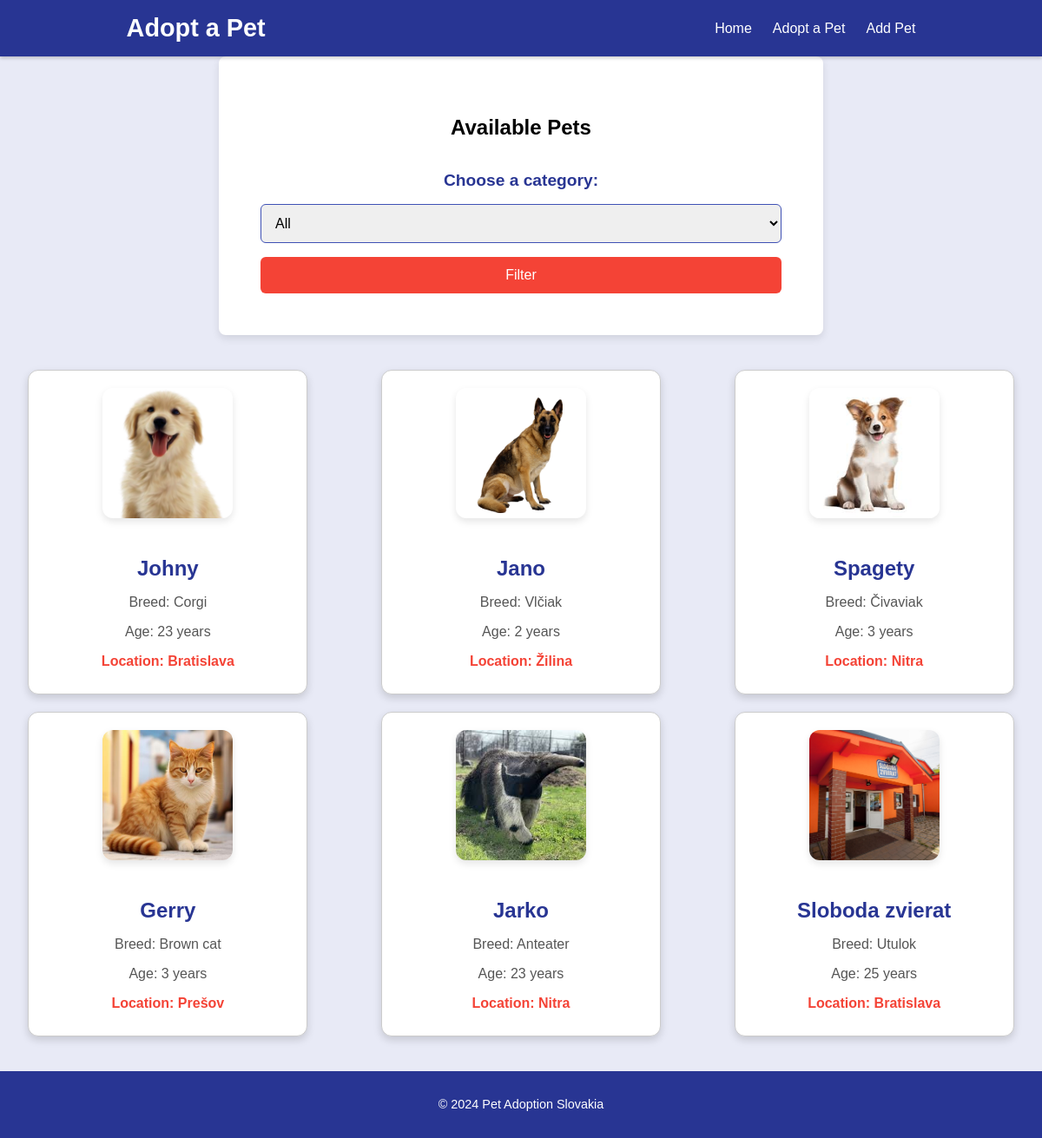
The page /adopt on the database as committed earlier.
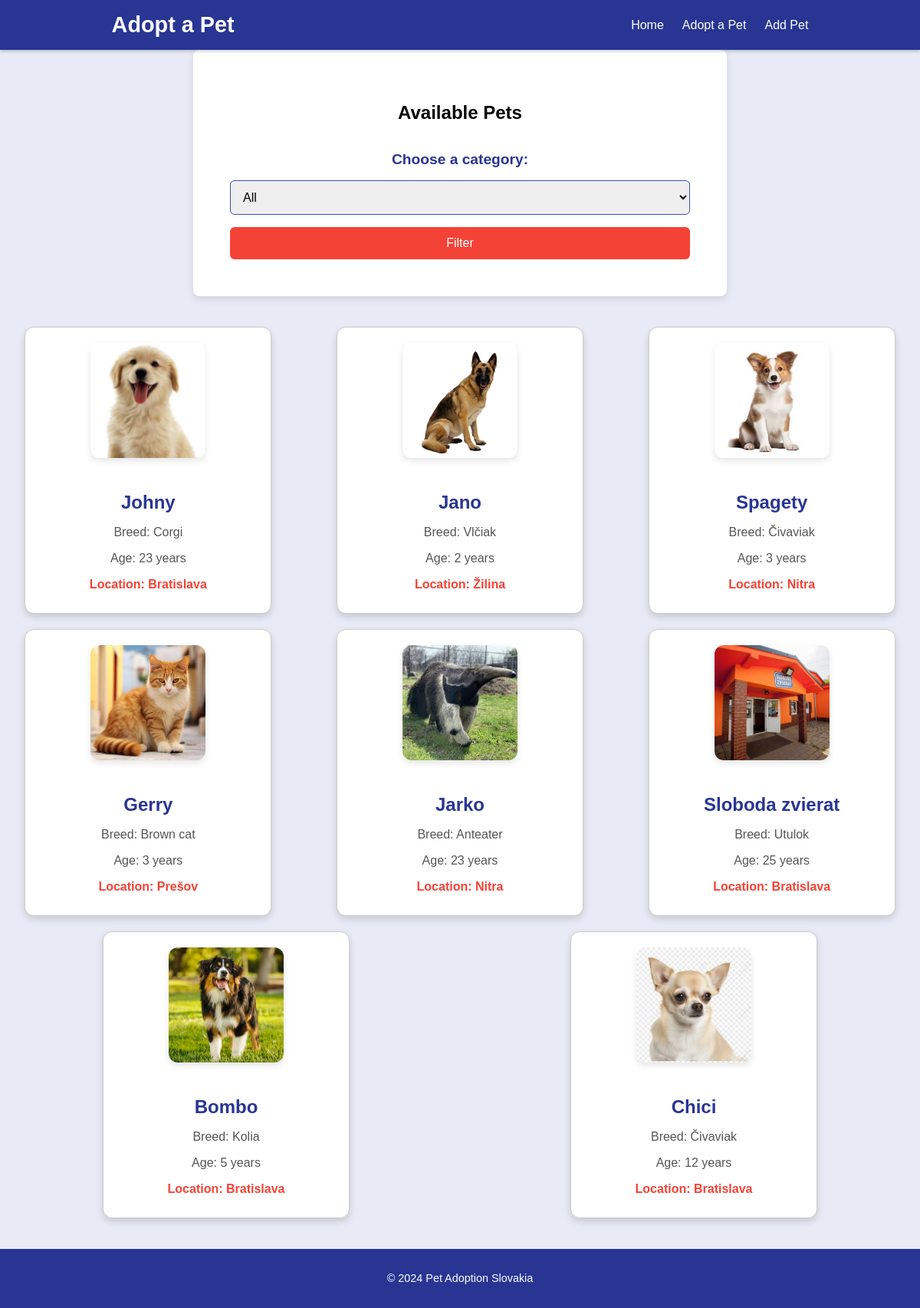
The same page on the database as committed later.
### tables this page shows
CREATE TABLE pets (
        id INTEGER PRIMARY KEY AUTOINCREMENT,
        name TEXT NOT NULL,
        breed TEXT NOT NULL,
        age INTEGER NOT NULL,
        category TEXT NOT NULL,
        city TEXT NOT NULL,
        latitude REAL NOT NULL,
        longitude REAL NOT NULL,
        image_filename TEXT  -- Store the image filename
    );

### app.py (the view)
@app.route('/adopt', methods=['GET'])
def adopt():
    category = request.args.get('category', 'all')  # Default to 'all' if no category is specified
    conn = get_db_connection()
    if category == 'all':
        pets = conn.execute('SELECT * FROM pets').fetchall()
    elif category == 'dogs':
        pets = conn.execute("SELECT * FROM pets WHERE category = 'Dog'").fetchall()
    elif category == 'cats':
        pets = conn.execute("SELECT * FROM pets WHERE category = 'Cat'").fetchall()
    elif category == 'other':
        pets = conn.execute("SELECT * FROM pets WHERE category = 'Other'").fetchall()
    elif category == 'shelters':
        pets = conn.execute("SELECT * FROM pets WHERE category = 'Shelter'").fetchall()
    conn.close()
    return render_template('adopt.html', pets=pets, category=category)

### app.py (called while the page is built)
def get_db_connection():
    base_dir = os.path.dirname(os.path.abspath(__file__))  # Get the current directory of app.py
    db_path = os.path.join(base_dir, 'pets.db')            # Construct the absolute path to the database
    conn = sqlite3.connect(db_path)
    conn.row_factory = sqlite3.Row
    return conn

### templates/adopt.html (shortened to what this page needs)
<!DOCTYPE html>
<html lang="en">
<head>
    <link rel="stylesheet" href="{{ url_for('static', filename='style.css') }}">
</head>
<body>
    <header>
        <div class="container">
            <h1>Adopt a Pet</h1>
            <nav>
                <a href="{{ url_for('index') }}">Home</a>
                <a href="{{ url_for('adopt', category='all') }}">Adopt a Pet</a>
                <a href="{{ url_for('add_pet') }}">Add Pet</a>
            </nav>
        </div>
    </header>
    <main>
        <div class="centered-content">
            <form class="filter-form" action="{{ url_for('adopt') }}" method="get">
                <h2>Available Pets</h2>
                <label for="category">Choose a category:</label>
                <select id="category" name="category">
                    <option value="all" {% if category == all %}selected{% endif %}>All</option>
                </select>
                <button type="submit">Filter</button>
            </form>
        </div>
        <section class="pet-list">
            {% if pets %}
                <div class="pet-list">
                    {% for pet in pets %}
                        <div class="pet-card">
                            <img src="{{ url_for('get_image', filename=pet.image_filename) }}" alt="{{ pet.name }}" style="width: 150px; height: 150px; object-fit: cover;">
                            <h3>{{ pet.name }}</h3>
                            <p>Breed: {{ pet.breed }}</p>
                            <p>Age: {{ pet.age }} years</p>
                            <p>Location: {{ pet.city }}</p>
                        </div>
                    {% endfor %}
                </div>
            {% else %}
                <p>No pets found in this category.</p>
            {% endif %}
        </section>
    </main>
    <footer>
        <div class="container">
            <p>&copy; 2024 Pet Adoption Slovakia</p>
        </div>
    </footer>
</body>
</html>

### static/style.css (style rules this page uses)
body { font-family: Arial, sans-serif; margin: 0; padding: 0; background-color: #E8EAF6; }
.container { width: 80%; margin: 0 auto; }
header { background: #283593; color: #ffffff; padding: 1rem 2rem; box-shadow: 0 2px 4px rgba(0, 0, 0, 0.2); position: relative; overflow: hidden; }
header .container { display: flex; justify-content: space-between; align-items: center; position: relative; }
header h1 { margin: 0; font-size: 1.8rem; font-weight: 700; position: relative; z-index: 1; transition: transform 0.3s ease-in-out; }
header nav { display: flex; gap: 1.5rem; position: relative; z-index: 1; }
header nav a { color: #ffffff; text-decoration: none; font-size: 1rem; font-weight: 500; transition: color 0.3s ease, transform 0.3s ease; position: relative; }
header { animation: slideIn 0.5s ease-out; }
.pet-list { display: flex; flex-wrap: wrap; justify-content: space-around; gap: 20px; padding: 20px 0; }
.pet-card { background-color: #ffffff; border: 1px solid #ccc; border-radius: 12px; padding: 20px; width: 280px; box-shadow: 0px 4px 10px rgba(0, 0, 0, 0.15); text-align: center; transition: transform 0.3s, box-shadow 0.3s; }
.pet-card img { width: 100%; height: 200px; object-fit: cover; object-position: top center; border-radius: 12px; box-shadow: 0 4px 8px rgba(0, 0, 0, 0.1); margin-bottom: 1rem; }
.pet-card h3 { color: #283593; font-size: 1.5rem; margin-bottom: 0.5rem; }
.pet-card p { color: #555; font-size: 1rem; margin-bottom: 0.5rem; }
.pet-card p:last-child { color: #f44336; font-weight: bold; }
.filter-form { background-color: #ffffff; padding: 3rem; border-radius: 8px; box-shadow: 0px 4px 10px rgba(0, 0, 0, 0.1); max-width: 600px; margin: 0 auto; display: flex; flex-direction: column; gap: 1rem; }
.filter-form label { font-weight: bold; color: #283593; font-size: 1.2rem; }
.filter-form select { padding: 0.75rem; border: 1px solid #3f51b5; border-radius: 6px; font-size: 1rem; width: 100%; }
.filter-form button { padding: 0.75rem 1.5rem; background-color: #f44336; border: none; color: #ffffff; border-radius: 6px; cursor: pointer; font-size: 1rem; transition: background-color 0.3s ease, transform 0.3s ease, box-shadow 0.3s ease; }
.centered-content { text-align: center; }
footer { background-color: #283593; color: #ffffff; padding: 1rem 0; text-align: center; font-size: 0.9rem; }

Rows that differ between the two databases and show on the page:
added pets: image_filename (picture), name "Bombo", breed "Kolia", age "5", city "Bratislava"
added pets: image_filename (picture), name "Chici", breed "Čivaviak", age "12", city "Bratislava"
